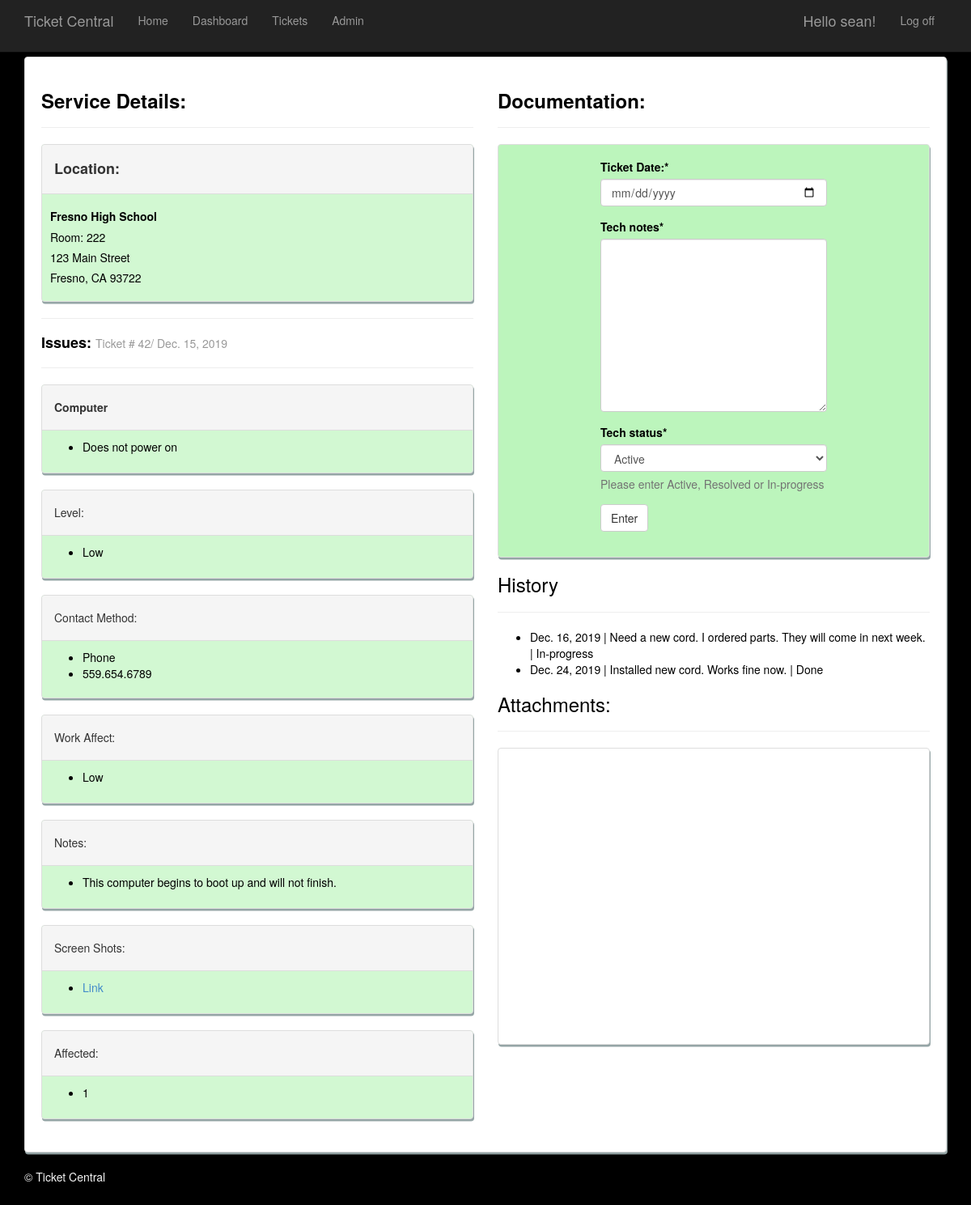
Screenshot of /work_detail/42 (signed in) with the database file from the repository.
### app/models.py (models this page shows, shortened)
class Ticket(models.Model):
    status_choice = (
        ('Active','Active'),
        ('Done','Done'),
        ('In-progress','In-progress'),
        )
    level = (
        ('Low','Low'),
        ('Med','Med'),
        ('High','High'),
        )
    contact_method = (('Email','Email'),('Text','Text'),('Phone','Phone'),)
    affected_num = (('1','1'),('2','2'),('3','3'),('4','4'),('5','5'),)
    custID = models.ForeignKey(Customer)
    userID = models.ForeignKey(User)
    ticketID = models.ForeignKey(Ticket_code)
    ticket_created = models.DateField(default=datetime.now)
    ticket_completed = models.DateField(null=True)
    ticket_fix = models.TextField(max_length = 500, null=True)
    description = models.TextField(max_length = 500)
    severity = models.CharField(max_length = 20, choices=level, default="Low")
    room_num = models.CharField(max_length = 20, null=True)
    contact = models.CharField(max_length = 25, null=True)
    contact_method = models.CharField(max_length = 14, null=True,default='Email',choices = contact_method)
    aff_work = models.CharField(max_length = 20, default="Low",choices=level)
    aff_num = models.CharField(max_length = 20, default="1",choices=affected_num)
    status = models.CharField(max_length = 25, default="Not begun",choices = status_choice ,help_text = 'Please enter Active, Resolved or In-progress')
    document = models.FileField(upload_to='documents/',null=True,blank=True)

class Customer(models.Model):
    cust_name = models.CharField(max_length = 25)
    cust_address = models.CharField(max_length = 100, help_text = 'Enter street number and name only')
    cust_city = models.CharField(max_length = 100)
    cust_state = models.CharField(max_length = 2, help_text = 'Please type the abbreviation for your state')
    cust_zip = models.CharField(max_length = 5)
    cust_tech = models.ForeignKey(User)

class Ticket_code(models.Model):
    description = models.TextField(max_length = 500)
    t_type = models.ForeignKey(Ticket_type)

class Ticket_type(models.Model):
    type = models.CharField(max_length = 25)
    def __str__(self):
        return(self.type)

class Tech_update(models.Model):
    status_choice = (
        ('Active','Active'),
        ('Done','Done'),
        ('In-progress','In-progress'),
        )
    tech_ticket = models.ForeignKey(Ticket)
    tech_date = models.DateField()
    tech_notes = models.TextField(max_length = 500, null=True)
    tech_status = models.CharField(max_length = 25, default="Active",choices = status_choice ,help_text = 'Please enter Active, Resolved or In-progress')

### app/views.py (the view)
# urls.py: url(r'^work_detail/(?P<id>\d+)$', app.views.tech_detail, name='work_detail'),
def tech_detail(request,id):
    history = Tech_update.objects.filter(tech_ticket = id)
    if request.method == "POST":
        a = Ticket.objects.get(id=id)
        b = request.POST['tech_status']
        form = TechUpdate(request.POST)
        if form.is_valid():
            Ticket.objects.filter(pk=a.id).update(status= b)
            model_instance = form.save(commit=False)
            model_instance.tech_ticket = a
            model_instance.save()
            return redirect('/work_tickets')
    else:
        form = TechUpdate()
        detail = Ticket.objects.get(id = id)
    return render(request,'app/workdetail1.html',{'detail':detail,'form':form,'history':history})

### app/forms.py
class TechUpdate(forms.ModelForm):
    class Meta:
        model = Tech_update
        labels = {
            "tech_date":"Ticket Date:",
            }
        widgets = {
            'tech_date': DateInput()
            }
        fields = ['tech_date','tech_notes','tech_status']

### app/templates/app/workdetail1.html (shortened to what this page needs)
﻿{% extends "app/layout.html" %}
{% load crispy_forms_tags %}
{% block content %}
<div class="panel panel-default" style="padding: 20px;">
    <div class="row">
    <div class="col-md-6">
         <h3><strong>Service Details:</strong></h3>
          <hr />
        <div class="panel panel-default" style="background-color: #d2f8d2;">
  <div class="panel-heading">  <h4><strong>Location:</strong></h4></div>
    <div class="panel-body" style="padding:10px;display:block;">
    <h5><strong>{{ detail.custID.cust_name }}</strong></h5>
    <h5>Room: {{ detail.room_num }}</h5>
    <h5>{{ detail.custID.cust_address }}</h5>
    <h5>{{ detail.custID.cust_city }}, {{ detail.custID.cust_state }} {{ detail.custID.cust_zip }}</h5>
        </div>
            </div>
        <hr />
    <h4><strong>Issues: </strong><small>Ticket # {{ detail.id }}/ {{ detail.ticket_created }}</small></h4>
       <hr />
        <div class="panel panel-default" style="background-color: #d2f8d2;">
        <div class="panel-heading"><h5><strong>{{detail.ticketID.t_type }}</strong></h5></div>
           <div class="panel-body" style="padding:10px;display:block;">
        <ul>
    <li>{{ detail.ticketID.description }}</li>
        </ul>
               </div>
        </div>
        <div class="panel panel-default" style="background-color: #d2f8d2;">
        <div class="panel-heading"><h5>Level:</h5></div>
         <div class="panel-body" style="padding:10px;display:block;">
        <ul>
    <li>{{ detail.severity }}</li>
        </ul>
             </div>
</div>
        <div class="panel panel-default" style="background-color: #d2f8d2;">
         <div class="panel-heading"><h5>Contact Method:</h5></div>
         <div class="panel-body" style="padding:10px;display:block;">
        <ul>
    <li>{{ detail.contact_method }}</li>
    <li>{{ detail.contact }}</li>
        </ul>
             </div>
</div>
        <div class="panel panel-default" style="background-color: #d2f8d2;">
        <div class="panel-heading"><h5>Work Affect:</h5></div>
         <div class="panel-body" style="padding:10px;display:block;">
        <ul>
    <li>{{ detail.aff_work }}</li>
        </ul>
             </div>
</div>
            <div class="panel panel-default" style="background-color: #d2f8d2;">
     <div class="panel-heading"><h5>Notes:</h5> </div>
            <div class="panel-body" style="padding:10px;display:block;">
                <ul>
    <li>{{ detail.description }}</li>
        </ul>
                </div>
</div>
     <div class="panel panel-default" style="background-color: #d2f8d2;">
    <div class="panel-heading"><h5>Screen Shots:</h5> </div>
      <div class="panel-body" style="padding:10px;display:block;">
    <ul>
        {% if detail.document %}
        <li><a href="{{ detail.document.url }}">Link</a></li>
        {% endif %}
    </ul>
          </div>
 </div>
         <div class="panel panel-default" style="background-color: #d2f8d2;">
    <div class="panel-heading"> <h5>Affected:</h5> </div>
         <div class="panel-body" style="padding:10px;display:block;">
                <ul>
    <li>{{ detail.aff_num }}</li>
        </ul>
             </div>
</div>
       </div>
    <div class="col-md-6">
       <h3><strong>Documentation:</strong></h3>
            <hr />
    <div class="panel panel-default" style="padding:10px;background-color: #bcf5bc;" >
    <div class="panel-body">
        <form method="post" >
                {{ form|crispy }}
            <button type="submit" class="btn btn-default"&gt;Submit>Enter</button>
        </form>
    </div>
</div>
        <h3>History</h3>
        <hr />
        <ul>
        {% for hist in history %}
           <li> {{ hist.tech_date }} | {{ hist.tech_notes}} | {{ hist.tech_status }}</li>
        {% endfor %}
         </ul>
        <h3>Attachments:</h3>
        <hr />
        {% if detail.document %}
        <div class="panel panel-default">
        <iframe src="{{ detail.document.url }}" style="width: 100%;height: 50%;border: none;"></iframe>
         </div>
        {% else %}
            <h5>--None--</h5>
        {% endif %}
    </div>
        </div>
 </div>
{% endblock %}

### app/templates/app/loginpartial.html (shortened to what this page needs)
{% if user.is_authenticated %}
<form id="logoutForm" action="/logout" method="post" class="navbar-right">
    <ul class="nav navbar-nav navbar-right">
        <li><span class="navbar-brand">Hello {{ user.username }}!</span></li>
        <li><a href="javascript:document.getElementById('logoutForm').submit()">Log off</a></li>
    </ul>
</form>
{% else %}
<ul class="nav navbar-nav navbar-right">
    <li><a href="{% url 'login' %}">Log in</a></li>
</ul>
{% endif %}

### app/static/app/content/site.css (style rules this page uses)
body { padding-top: 50px; padding-bottom: 20px; background-image: url("https://images.unsplash.com/photo-1461749280684-dccba630e2f6?ixlib=rb-1.2.1&ixid=eyJhcHBfaWQiOjEyMDd9&auto=format&fit=crop&w=600&q=60"); background-repeat: no-repeat; background-size: 100%; color: black; background-color: black; }
input, select, textarea { max-width: 280px; }
.panel { min-height: 110px; box-shadow: 1px 2.5px #95a5a6; }
.panel-body { display: flex; justify-content: center; align-items: center; padding:7px; }
.panel-heading { font-size:1.25em; }

### rows the page displays
Ticket: custID.cust_name "Fresno High School", room_num "222", custID.cust_address "123 Main Street", custID.cust_city "Fresno", custID.cust_state "CA", custID.cust_zip "93722", id "42", ticket_created "Dec. 15, 2019", ticketID.t_type "Computer", ticketID.description "Does not power on", severity "Low", contact_method "Phone", contact "559.654.6789", aff_work "Low", description "This computer begins to boot up and will not finish.", aff_num "1"
Tech_update: tech_date "Dec. 16, 2019", tech_notes "Need a new cord. I ordered parts. They will come in next week.", tech_status "In-progress"
Tech_update: tech_date "Dec. 24, 2019", tech_notes "Installed new cord. Works fine now.", tech_status "Done"

### other values shown
{{ user.username }} "sean"
